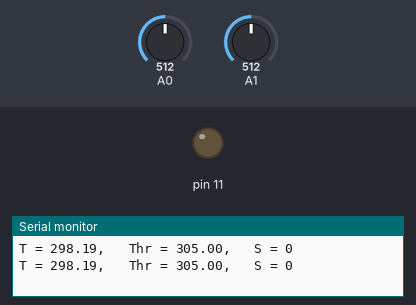
Bench run of a sketch on a simulated Arduino Uno, built with avr-gcc and run on an emulated ATmega328P. Shown: output pins drawn as LEDs (lit = HIGH), the last lines printed to the serial monitor. The inputs (shaded band) are chosen by the test bench; at power-on: A0 = 512, A1 = 512.

Above: at 1.8 s.
1.9 s: A0 set to 586
3.4 s: A0 set to 610
At 4.6 s:
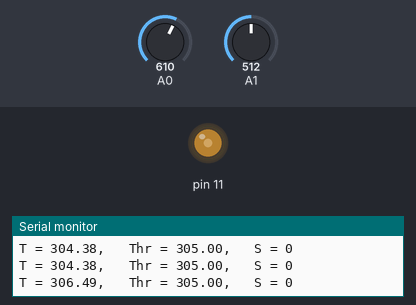
Timing chart, 0 to 6.4 s (numbered marks = the images above; inputs shaded):
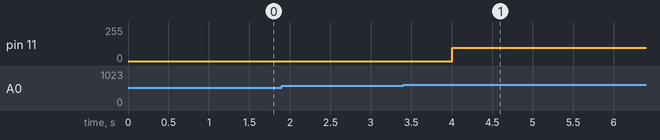

The sketch:

GroveTemp_LCD_RotaryAngle-Thresholds.ino
```cpp
/* Author:      vojoel
 * Date:        29 Nov 2021
 * Description: Program to measure temperature with temperature sensor and output on LCD, using Rotary Angle Sensor to
 *              set the temperature thresholds.
 */

#include <Wire.h>
#include <math.h>

const float R0 = 100000;    // Resistance at T0 (in Ohm)
const float B = 4275;       // B-value in [4250K, 4299K]
const float T0 = 298.15;    // Room temperature 25°C

float threshold;            // Threshold above which LCD turns red
float threshold_high;
float threshold_low;
float T_lower = 295;        // Lowest possible threshold in K (with potentiometer)
float T_upper = 315;        // Highest possible threshold in K (with potentiometer)
float V_meas;
float T;
float R;
bool state = 0;             // To save whether T above (1) Threshold or below (0)

void setup()
{
    Serial.begin(9600);
    pinMode(11, OUTPUT);
}

void loop()
{
    V_meas=analogRead(0);

    // Make Calculations (using eqs 8 and 9 in manual)
    R = (1023/V_meas - 1)*R0;
    T = 1/(log(R/R0)/B + 1/T0);

    // Converts angle of potentiometer to threshold temperature in [295K, 315K]
    threshold = analogRead(1);
    threshold_high = map(threshold, 0, 1023, T_lower, T_upper);
    threshold_low = threshold_high - 10;

    // Output data
    Serial.print("T = ");
    Serial.print(T);        // Print T and state to Serial
    Serial.print(",   Thr = ");
    Serial.print(threshold_high);
    Serial.print(",   S = ");
    Serial.println(state);

    // Sets LCD to red if T above threshold
    if(T > threshold_high) {
      analogWrite(11, 100);
      state = 1;
    }

    // Resets LCD to blue if T falls below threshold again
    if(state == 1 and T < threshold_low){
      analogWrite(11, 0);
      state = 0;
    }

    // Wait 1s
    delay(1000);
}
```

Measured:
- the behaviour switches between 593 and 594 on A0 (found by bisection; images 0 and 1)
- after the input at 3.4 s, pin 11: 0/255 → 100/255 after 0.61 s
